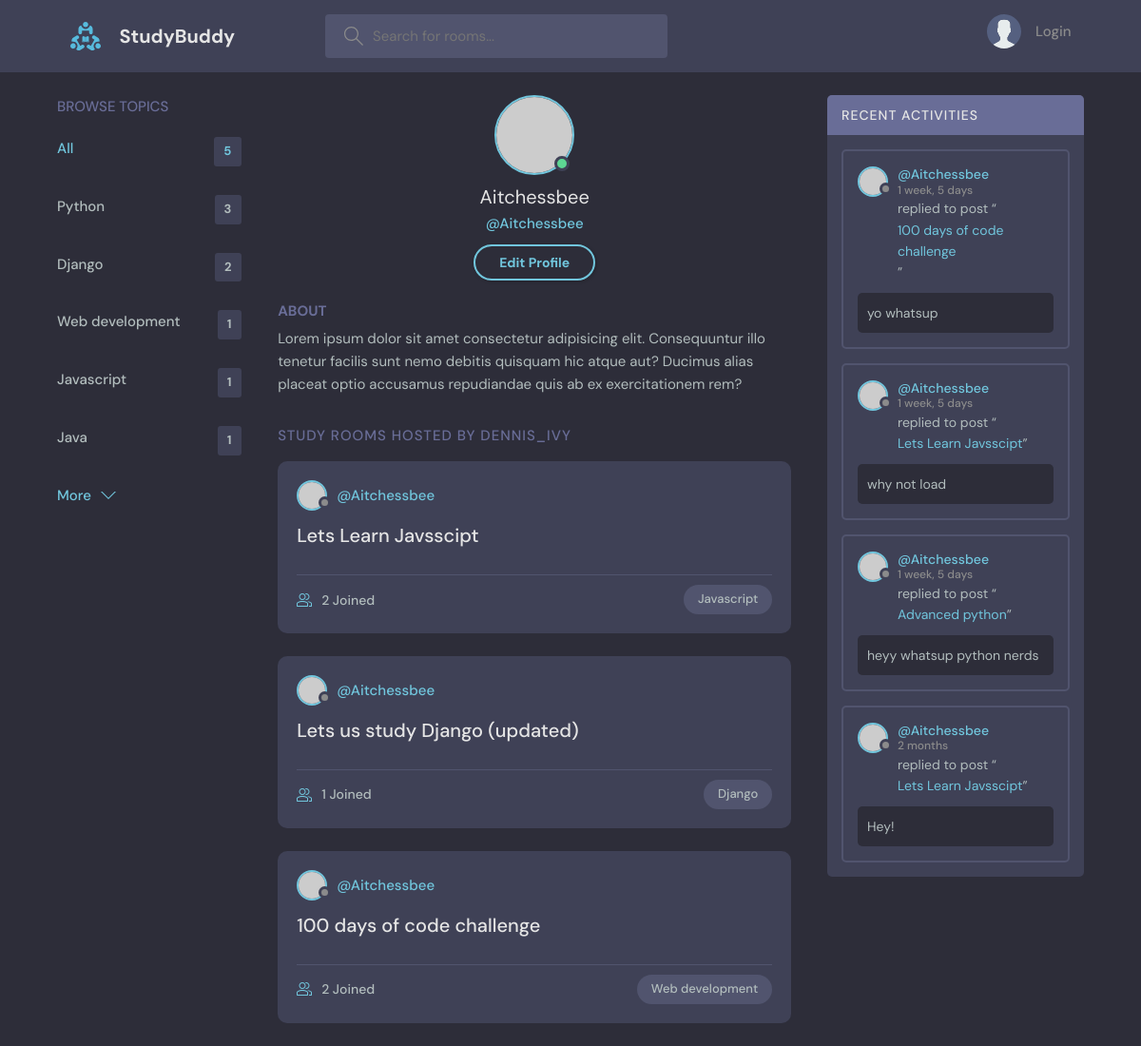
Page /profile/1/ on the committed database.
### base/models.py (models this page shows, shortened)
class Topic(models.Model):
    name = models.CharField(max_length=200)

class Room(models.Model):
    host = models.ForeignKey(User, on_delete=models.SET_NULL, null=True)
    topic = models.ForeignKey(Topic, on_delete=models.SET_NULL, null=True)
    name = models.CharField(max_length=200)
    description = models.TextField(null=True, blank=True)
    participants = models.ManyToManyField(User, related_name='participants', blank=True)
    updated = models.DateTimeField(auto_now=True)
    created = models.DateTimeField(auto_now_add=True)
    class Meta:
        ordering = ['-updated', '-created']
    def __str__(self):
        return self.name

class Message(models.Model):
    user = models.ForeignKey(User, on_delete=models.CASCADE)
    room = models.ForeignKey(Room, on_delete=models.CASCADE)
    body = models.TextField()
    updated = models.DateTimeField(auto_now=True)
    created = models.DateTimeField(auto_now_add=True)
    class Meta:
        ordering = ['-updated', '-created']

### base/views.py (the view)
# urls.py: path('profile/<str:pk>/', views.userProfile, name="user-profile"),
def userProfile(request, pk):
    user = User.objects.get(id=pk)
    rooms = user.room_set.all()
    room_messages = user.message_set.all()
    topics = Topic.objects.all()
    context = {'user': user, 'rooms': rooms, 'room_messages': room_messages, 'topics': topics}
    return render(request, 'base/profile.html', context)

### base/templates/base/profile.html
{% extends 'main.html' %}
{% block content %}
  <main class="profile-page layout layout--3">
    <div class="container">
      {% include 'base/topics_component.html' %}
      <div class="roomList">
        <div class="profile">
          <div class="profile__avatar">
            <div class="avatar avatar--large active">
              <img src="https://randomuser.me/api/portraits/men/11.jpg" />
            </div>
          </div>
          <div class="profile__info">
            <h3>{{user.username}}</h3>
            <p>@{{user.username}}</p>
            <a href="edit-user.html" class="btn btn--main btn--pill">Edit Profile</a>
          </div>
          <div class="profile__about">
            <h3>About</h3>
            <p>
              Lorem ipsum dolor sit amet consectetur adipisicing elit. Consequuntur illo tenetur
              facilis sunt nemo debitis quisquam hic atque aut? Ducimus alias placeat optio
              accusamus repudiandae quis ab ex exercitationem rem?
            </p>
          </div>
        </div>
        <div class="roomList__header">
          <div>
            <h2>Study Rooms Hosted by dennis_ivy</a>
            </h2>
          </div>
        </div>
        {% include 'base/feed_component.html' %}
      </div>
      {% include 'base/activity_component.html' %}
    </div>
  </main>
{% endblock content %}

### templates/main.html (shortened to what this page needs)
<!DOCTYPE html>
{% load static %}
<html lang="en">
  <head>
    <link rel="stylesheet" href="{% static 'styles/style.css' %}" />
  </head>
  <body>
    {% include 'navbar.html' %}
    {% block content %}
    {% endblock %}
  </body>
</html>

### templates/navbar.html (shortened to what this page needs)
{% load static %}
<header class="header header--loggedIn">
    <div class="container">
      <a href="{% url 'home' %}" class="header__logo">
        <img src="{% static 'images/logo.svg' %}" />
        <h1>StudyBuddy</h1>
      </a>
      <form class="header__search" method="GET" action="{% url 'home' %}">
        <label>
          <input name="q" placeholder="Search for rooms..." />
        </label>
      </form>
      <nav class="header__menu">
        {% if request.user.is_authenticated %}
        <div class="header__user">
          <a href="profile.html">
            <div class="avatar avatar--medium active">
              <img src="https://randomuser.me/api/portraits/men/37.jpg" />
            </div>
            <p>{{request.user.username}} <span>@{{request.user.username}}</span></p>
          </a>
          <button class="dropdown-button">
            <svg version="1.1" xmlns="http://www.w3.org/2000/svg" width="32" height="32" viewBox="0 0 32 32">
              <title>chevron-down</title>
              <path d="M16 21l-13-13h-3l16 16 16-16h-3l-13 13z"></path>
            </svg>
          </button>
        </div>
        {% else %}
        <a href="{% url 'login' %}">
          <img src="{% static 'images/avatar.svg' %}" />
          <p>Login</p>
        </a>
        {% endif %}
      </nav>
    </div>
  </header>

### base/templates/base/topics_component.html
<div class="topics">
    <div class="topics__header">
      <h2>Browse Topics</h2>
    </div>
    <ul class="topics__list">
      <li>
        <a href="{% url 'home' %}" class="active">All <span>{{topics.count}}</span></a>
      </li>
      {% for topic in topics %}
      <li>
        <a href="{% url 'home' %}?q={{topic.name}}">{{topic.name}} <span>{{topic.room_set.all.count}}</span></a>
      </li>
      {% endfor %}
    </ul>
    <a class="btn btn--link" href="topics.html">
      More
      <svg version="1.1" xmlns="http://www.w3.org/2000/svg" width="32" height="32" viewBox="0 0 32 32">
        <title>chevron-down</title>
        <path d="M16 21l-13-13h-3l16 16 16-16h-3l-13 13z"></path>
      </svg>
    </a>
  </div>

### base/templates/base/feed_component.html (shortened to what this page needs)
{% for room in rooms %}
<div class="roomListRoom">
    <div class="roomListRoom__header">
      <a href="{% url 'user-profile' room.host.id %}" class="roomListRoom__author">
        <div class="avatar avatar--small">
          <img src="https://randomuser.me/api/portraits/women/11.jpg" />
        </div>
        <span>@{{room.host.username}}</span>
      </a>
    </div>
    <div class="roomListRoom__content">
      <a href="{% url 'room' room.id %}">{{room.name}}</a>
    </div>
    <div class="roomListRoom__meta">
      <a href="{% url 'room' room.id %}" class="roomListRoom__joined">
        {{room.participants.all.count}} Joined
      </a>
      <p class="roomListRoom__topic">{{room.topic.name}}</p>
    </div>
  </div>
{% endfor %}

### base/templates/base/activity_component.html (shortened to what this page needs)
<div class="activities">
    <div class="activities__header">
      <h2>Recent Activities</h2>
    </div>
    {% for message in room_messages %}
    <div class="activities__box">
      <div class="activities__boxHeader roomListRoom__header">
        <a href="{% url 'user-profile' message.user.id %}" class="roomListRoom__author">
          <div class="avatar avatar--small">
            <img src="https://randomuser.me/api/portraits/women/11.jpg" />
          </div>
          <p>
            @{{message.user}}
            <span>{{message.created|timesince}}</span>
          </p>
        </a>
      </div>
      <div class="activities__boxContent">
        <p>replied to post “<a href="{% url 'room' message.room.id %}">{{message.room}}</a>”</p>
        <div class="activities__boxRoomContent">
          {{message.body}}
        </div>
      </div>
    </div>
    {% endfor %}
  </div>

### rows in the picture
Topic: name "Python", room_set.all.count "3"
Topic: name "Django", room_set.all.count "2"
Topic: name "Web development", room_set.all.count "1"
Topic: name "Javascript", room_set.all.count "1"
Topic: name "Java", room_set.all.count "1"
Room: host.username "Aitchessbee", name "Lets Learn Javsscipt", participants.all.count "2", topic.name "Javascript"
Room: host.username "Aitchessbee", name "Lets us study Django (updated)", participants.all.count "1", topic.name "Django"
Room: host.username "Aitchessbee", name "100 days of code challenge", participants.all.count "2", topic.name "Web development"
Message: user "Aitchessbee", created "1 week, 5 days", room "100 days of code challenge", body "yo whatsup"
Message: user "Aitchessbee", created "1 week, 5 days", room "Lets Learn Javsscipt", body "why not load"
Message: user "Aitchessbee", created "1 week, 5 days", room "Advanced python", body "heyy whatsup python nerds"
Message: user "Aitchessbee", created "2 months", room "Lets Learn Javsscipt", body "Hey!"

### other values in the picture
{{ topics.count }} "5"
{{ user.username }} "Aitchessbee"
